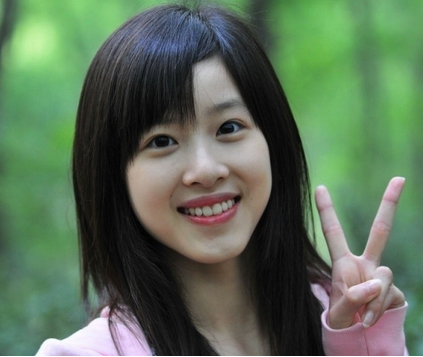
#> input picture 6.图片素材/face.jpg, 423 x 357 px, found by its file name
$ python '任务4-人脸检测.py'
#> lines starting #> are read from the running program, lines starting #| are printed output that depends on the picture
import numpy as np
import cv2
import myfunction as mf

img=cv2.imread('face.jpg')
#> img is the input picture: shape (357, 423, 3); mean B, G, R 87, 110.6, 90.5
# img = cv2.imread('tu1.jpg')
gray = cv2.cvtColor(img,code=cv2.COLOR_BGR2GRAY)
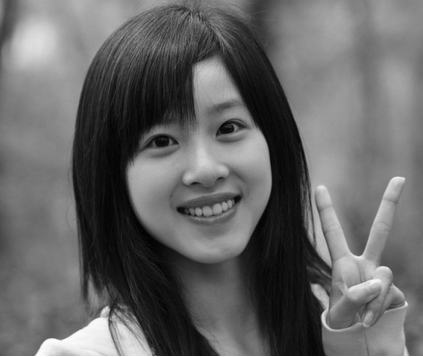
#> gray: shape (357, 423); min 1, max 255, mean 101.9

# 人脸特征数据 haarcascade_frontalface_alt.xml
# CascadeClassifier 级联分类器，检测器
face_detector = cv2.CascadeClassifier('./OpenCV_xml/haarcascade_frontalface_alt.xml')


faces = face_detector.detectMultiScale(gray,     # 坐标x,y,w,h
                                scaleFactor=1.05,   # 缩放
                                minNeighbors=3 )    # 簇的数量
#> faces = [[106, 63, 188, 188]]
                                #    minSize = (60,60)     # 最小大小
print(faces)
#| [[106  63 188 188]]

for (x, y, w, h) in faces:
    img = cv2.rectangle(img, (x,y),(x+w, y+h), (255, 0, 0), 2)
#> (the run stopped early here; a loop or call above may not have finished)
